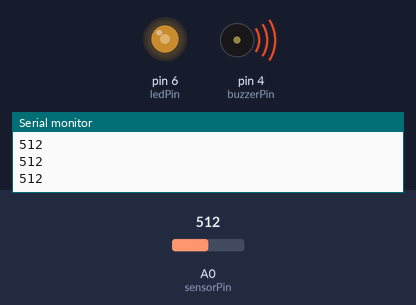
Recording of a sketch running on a simulated Arduino Uno, built with avr-gcc and run on an emulated ATmega328P. Shown: output pins drawn as LEDs (lit = HIGH), buzzer (waves = sounding), the last lines printed to the serial monitor. The test bench sets the inputs (shaded band); at power-on: A0 (sensorPin) = 512.

Above: at 1.2 s.
1.3 s: A0 (sensorPin) set to 716
At 1.9 s:
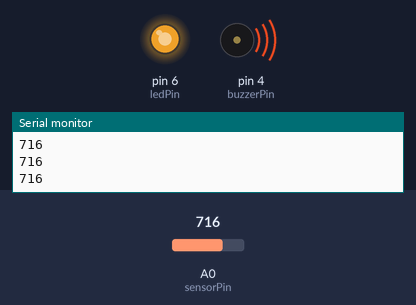
2.8 s: A0 (sensorPin) set to 306
At 3.2 s:
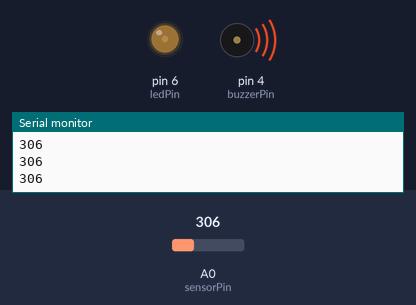
4.3 s: A0 (sensorPin) set to 190
At 4.6 s:
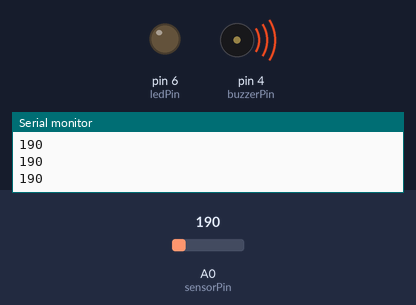
5.8 s: A0 (sensorPin) set to 211
At 7.0 s:
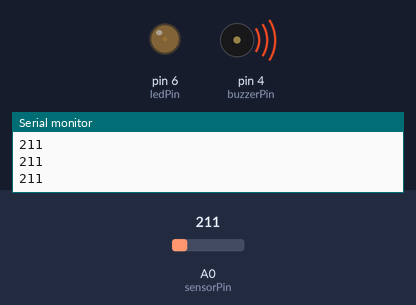
7.3 s: A0 (sensorPin) set to 122
At 8.5 s:
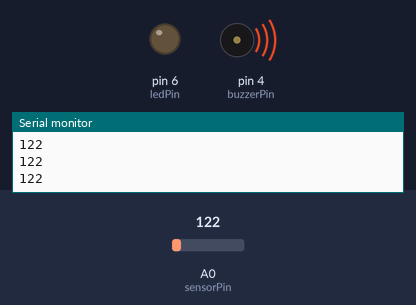
Timing chart, 0 to 9.8 s (numbered marks = the images above; inputs shaded):
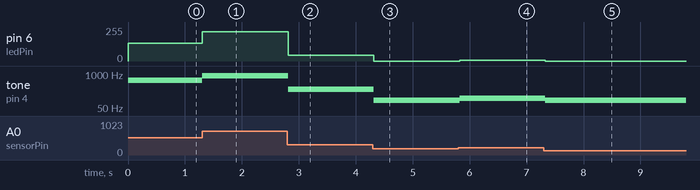

Measured:
- after the input at 1.3 s, pin 6 (ledPin): 132/255 → 219/255 at once; tone on pin 4 (buzzerPin): 568 Hz → 874 Hz at once
- after the input at 2.8 s, pin 6 (ledPin): 219/255 → 45/255 at once; tone on pin 4 (buzzerPin): 874 Hz → 259 Hz at once
- after the input at 4.3 s, pin 6 (ledPin): 45/255 → 0/255 at once; tone on pin 4 (buzzerPin): 259 Hz → 100 Hz at once
- after the input at 5.8 s, pin 6 (ledPin): 0/255 → 4/255 at once; tone on pin 4 (buzzerPin): 100 Hz → 116 Hz at once
- after the input at 7.3 s, pin 6 (ledPin): 4/255 → 0/255 at once; tone on pin 4 (buzzerPin): 116 Hz → 100 Hz at once

The sketch:

11_Light_III.ino
```cpp
/*
  Light sensor to buzzer, with the serial monitor and map()

  1. Open Tools > Serial Monitor (set to 9600 baud) or Serial Plotter.
  2. Cover the sensor, then shine a light on it. Note the lowest and highest numbers.
  3. Put those into sensorMin and sensorMax below.
  4. map() stretches that real range across the pitches you want.

  The circuit:
  - photoresistor from +5V to A0, 10K resistor from A0 to GND
  - buzzer (passive) + leg to pin 4, - leg to GND
  - LED attached from pin 6 to ground through 220 ohm resistor

  Theverant, 2026
*/

const int sensorPin = A0;
const int buzzerPin = 4;
const int ledPin = 6;

// Replace with the numbers you saw in the serial monitor
int sensorMin = 200;
int sensorMax = 800;

void setup() {
  pinMode(buzzerPin, OUTPUT);
  pinMode(ledPin, OUTPUT);
  Serial.begin(9600);          // must match the baud rate in the serial monitor
}

void loop() {
  int light = analogRead(sensorPin);

  // map(value, fromLow, fromHigh, toLow, toHigh)
  int pitch = map(light, sensorMin, sensorMax, 100, 1000);
  pitch = constrain(pitch, 100, 1000);   // map() doesn't clamp, so keep it in range

  tone(buzzerPin, pitch);
  analogWrite(ledPin, map(pitch, 100, 1000, 0, 255));   // same value, scaled for the LED

  Serial.println(light);       // println prints each reading on its own line
  delay(100);                  // slow it down so the numbers are readable
}
```
